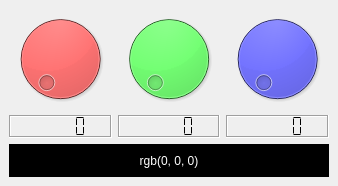
<?xml version="1.0" encoding="UTF-8"?>
<ui version="4.0">
 <class>MainWindow</class>
 <widget class="QMainWindow" name="MainWindow">
  <property name="geometry">
   <rect>
    <x>0</x>
    <y>0</y>
    <width>338</width>
    <height>186</height>
   </rect>
  </property>
  <property name="windowTitle">
   <string>MainWindow</string>
  </property>
  <widget class="QWidget" name="centralwidget">
   <layout class="QVBoxLayout" name="verticalLayout_4">
    <item>
     <layout class="QHBoxLayout" name="horizontalLayout">
      <item>
       <layout class="QVBoxLayout" name="verticalLayout">
        <item>
         <widget class="QDial" name="dialR">
          <property name="styleSheet">
           <string notr="true">background-color: rgb(255, 0, 0);</string>
          </property>
          <property name="maximum">
           <number>255</number>
          </property>
          <property name="notchTarget">
           <double>5.000000000000000</double>
          </property>
          <property name="notchesVisible">
           <bool>false</bool>
          </property>
         </widget>
        </item>
        <item>
         <widget class="QLCDNumber" name="lcdR">
          <property name="sizePolicy">
           <sizepolicy hsizetype="Minimum" vsizetype="Fixed">
            <horstretch>0</horstretch>
            <verstretch>0</verstretch>
           </sizepolicy>
          </property>
          <property name="frameShadow">
           <enum>QFrame::Sunken</enum>
          </property>
          <property name="segmentStyle">
           <enum>QLCDNumber::Flat</enum>
          </property>
         </widget>
        </item>
       </layout>
      </item>
      <item>
       <layout class="QVBoxLayout" name="verticalLayout_2">
        <item>
         <widget class="QDial" name="dialG">
          <property name="styleSheet">
           <string notr="true">background-color: rgb(0, 255, 0);</string>
          </property>
          <property name="maximum">
           <number>255</number>
          </property>
          <property name="notchTarget">
           <double>10.000000000000000</double>
          </property>
          <property name="notchesVisible">
           <bool>false</bool>
          </property>
         </widget>
        </item>
        <item>
         <widget class="QLCDNumber" name="lcdG">
          <property name="sizePolicy">
           <sizepolicy hsizetype="Minimum" vsizetype="Fixed">
            <horstretch>0</horstretch>
            <verstretch>0</verstretch>
           </sizepolicy>
          </property>
          <property name="styleSheet">
           <string notr="true">
</string>
          </property>
          <property name="frameShadow">
           <enum>QFrame::Sunken</enum>
          </property>
          <property name="segmentStyle">
           <enum>QLCDNumber::Flat</enum>
          </property>
         </widget>
        </item>
       </layout>
      </item>
      <item>
       <layout class="QVBoxLayout" name="verticalLayout_3">
        <item>
         <widget class="QDial" name="dialB">
          <property name="styleSheet">
           <string notr="true">background-color: rgb(0, 0, 255);</string>
          </property>
          <property name="maximum">
           <number>255</number>
          </property>
          <property name="notchTarget">
           <double>20.000000000000000</double>
          </property>
          <property name="notchesVisible">
           <bool>false</bool>
          </property>
         </widget>
        </item>
        <item>
         <widget class="QLCDNumber" name="lcdB">
          <property name="sizePolicy">
           <sizepolicy hsizetype="Minimum" vsizetype="Fixed">
            <horstretch>0</horstretch>
            <verstretch>0</verstretch>
           </sizepolicy>
          </property>
          <property name="styleSheet">
           <string notr="true"/>
          </property>
          <property name="frameShadow">
           <enum>QFrame::Sunken</enum>
          </property>
          <property name="segmentStyle">
           <enum>QLCDNumber::Flat</enum>
          </property>
         </widget>
        </item>
       </layout>
      </item>
     </layout>
    </item>
    <item>
     <widget class="QLabel" name="lblColor">
      <property name="sizePolicy">
       <sizepolicy hsizetype="Preferred" vsizetype="Maximum">
        <horstretch>0</horstretch>
        <verstretch>0</verstretch>
       </sizepolicy>
      </property>
      <property name="minimumSize">
       <size>
        <width>0</width>
        <height>30</height>
       </size>
      </property>
      <property name="maximumSize">
       <size>
        <width>16777215</width>
        <height>50</height>
       </size>
      </property>
      <property name="styleSheet">
       <string notr="true">background-color: rgb(0, 0, 0);
color: rgb(255, 255, 255);</string>
      </property>
      <property name="frameShape">
       <enum>QFrame::Panel</enum>
      </property>
      <property name="frameShadow">
       <enum>QFrame::Sunken</enum>
      </property>
      <property name="text">
       <string>rgb(0, 0, 0)</string>
      </property>
      <property name="alignment">
       <set>Qt::AlignCenter</set>
      </property>
     </widget>
    </item>
   </layout>
  </widget>
 </widget>
 <resources/>
 <connections>
  <connection>
   <sender>dialB</sender>
   <signal>valueChanged(int)</signal>
   <receiver>lcdB</receiver>
   <slot>display(int)</slot>
   <hints>
    <hint type="sourcelabel">
     <x>266</x>
     <y>89</y>
    </hint>
    <hint type="destinationlabel">
     <x>275</x>
     <y>125</y>
    </hint>
   </hints>
  </connection>
  <connection>
   <sender>dialG</sender>
   <signal>valueChanged(int)</signal>
   <receiver>lcdG</receiver>
   <slot>display(int)</slot>
   <hints>
    <hint type="sourcelabel">
     <x>167</x>
     <y>83</y>
    </hint>
    <hint type="destinationlabel">
     <x>175</x>
     <y>124</y>
    </hint>
   </hints>
  </connection>
  <connection>
   <sender>dialR</sender>
   <signal>valueChanged(int)</signal>
   <receiver>lcdR</receiver>
   <slot>display(int)</slot>
   <hints>
    <hint type="sourcelabel">
     <x>59</x>
     <y>74</y>
    </hint>
    <hint type="destinationlabel">
     <x>64</x>
     <y>121</y>
    </hint>
   </hints>
  </connection>
 </connections>
</ui>
